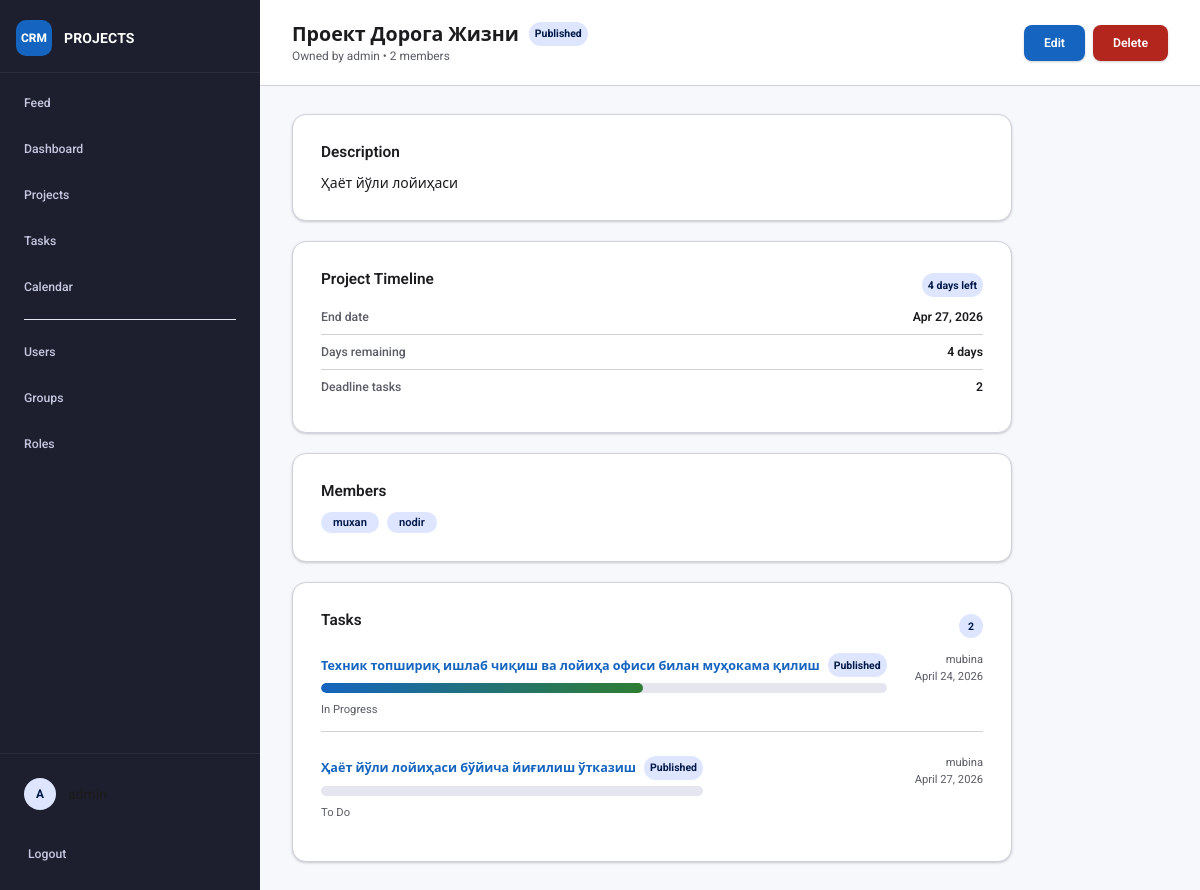
The app's page /projects/10/ (signed in) with its own data.
### projects/models.py (models this page shows, shortened)
class Project(models.Model):
    title = models.CharField(max_length=200)
    description = models.TextField(blank=True)
    owner = models.ForeignKey(User, on_delete=models.CASCADE, related_name="owned_projects")
    members = models.ManyToManyField(User, blank=True, related_name="projects")
    hidden = models.BooleanField(default=False)
    created_at = models.DateTimeField(auto_now_add=True)
    updated_at = models.DateTimeField(auto_now=True)
    class Meta:
        ordering = ["title"]
    @property
    def deadline(self):
        latest_task = self.tasks.filter(deadline__isnull=False).order_by("-deadline").first()
        return latest_task.deadline if latest_task else None
    @property
    def deadline_tasks_count(self):
        return self.tasks.filter(deadline__isnull=False).count()
    @property
    def days_until_deadline(self):
        if self.deadline is None:
            return None
        return (self.deadline - timezone.now().date()).days
    @property
    def deadline_label(self):
        if self.deadline is None:
            return "No deadline"
        days = self.days_until_deadline
        if days < 0:
            return f"Overdue by {self.deadline_days_remaining} days"
        if days == 0:
            return "Due today"
        if days == 1:
            return "1 day left"
        return f"{days} days left"

class Task(models.Model):
    title = models.CharField(max_length=200)
    description = models.TextField(blank=True)
    status = models.CharField(
        max_length=20,
        choices=TaskStatus.choices,
        default=TaskStatus.TODO,
    )
    deadline = models.DateField(null=True, blank=True)
    progress = models.IntegerField(default=0, validators=[MinValueValidator(0), MaxValueValidator(100)])
    project = models.ForeignKey(Project, on_delete=models.CASCADE, related_name="tasks")
    owner = models.ForeignKey(
        User,
        on_delete=models.SET_NULL,
        null=True,
        blank=True,
        related_name="owned_tasks",
    )
    executor = models.ForeignKey(
        User,
        on_delete=models.SET_NULL,
        null=True,
        blank=True,
        related_name="assigned_tasks",
    )
    co_executors = models.ManyToManyField(User, blank=True, related_name="supporting_tasks")
    hidden = models.BooleanField(default=False)
    created_at = models.DateTimeField(auto_now_add=True)
    updated_at = models.DateTimeField(auto_now=True)
    class Meta:
        ordering = ["deadline", "title"]
    @property
    def is_overdue(self):
        if not self.deadline:
            return False
        return self.status != TaskStatus.DONE and timezone.now().date() > self.deadline

### projects/views.py (the view)
# urls.py: path("projects/<int:pk>/", views.project_detail, name="project_detail"),
@login_required
def project_detail(request, pk):
    project = get_object_or_404(
        Project.objects.select_related("owner").prefetch_related("members", "tasks__executor", "tasks__co_executors"),
        pk=pk,
    )
    if not can_view_project(request.user, project):
        return forbidden_response(request, "You do not have access to view this project.")
    tasks = project.tasks.select_related("executor").prefetch_related("co_executors")
    if not (is_admin_role(request.user) or has_role(request.user, "content")):
        tasks = tasks.filter(hidden=False)
    for task in tasks:
        task.progress_width = max(0, min(100, task.progress or 0))
    return render(
        request,
        "projects/project_detail.html",
        {
            "project": project,
            "tasks": tasks,
            "can_edit_project": can_edit_project(request.user, project),
            "can_delete_project": can_delete_project(request.user, project),
            "show_visibility_status": is_admin_role(request.user),
        },
    )

### projects/current_user.py (called while the page is built)
def set_current_user(user):
    return _current_user.set(user)

def reset_current_user(token):
    _current_user.reset(token)

### projects/views.py (called while the page is built, shortened)
def has_role(user, role_name):
    if not user.is_authenticated:
        return False
    return user.roles.filter(name__iexact=role_name).exists() or user.is_superuser

def is_admin_role(user):
    return has_role(user, "admin")

def can_edit_project(user, project):
    if not user.is_authenticated:
        return False
    if project.owner_id == user.id:
        return True
    if is_admin_role(user):
        return True
    return has_role(user, "content") or has_role(user, "pm")

def can_delete_project(user, project):
    if not user.is_authenticated:
        return False
    if project.owner_id == user.id:
        return True
    return is_admin_role(user)

def can_view_project(user, project):
    if not user.is_authenticated:
        return False
    if is_admin_role(user) or has_role(user, "content"):
        return True

### projects/templates/projects/project_detail.html
{% extends "projects/base.html" %}
{% block page_header %}
<div class="page-header">
    <div>
        <h1 style="display:flex; align-items:center; gap:10px; flex-wrap:wrap;">{{ project.title }}{% if show_visibility_status %}<span class="badge{% if project.hidden %} badge-danger{% endif %}">{{ project.hidden|yesno:"Hidden,Published" }}</span>{% endif %}</h1>
        <p class="subtitle" style="margin:0; font-size:0.85rem; color:var(--md-on-surface-muted);">Owned by {{ project.owner.username }} &bull; {{ project.members.count }} members</p>
    </div>
    <div class="page-actions">
        {% if can_edit_project %}
            <a class="button" href="{% url 'project_update' project.pk %}">Edit</a>
        {% endif %}
        {% if can_delete_project %}
            <a class="button danger" href="{% url 'project_delete' project.pk %}">Delete</a>
        {% endif %}
    </div>
</div>
{% endblock %}
{% block content %}
    <section class="card-section">
        <h2>Description</h2>
        <div class="rich-text-content">{{ project.description|default:'No description provided.'|safe }}</div>
    </section>
    <section class="card-section">
        <div class="section-header">
            <h2>Project Timeline</h2>
            <span class="badge {% if project.days_until_deadline is not None and project.days_until_deadline < 0 %}badge-danger{% endif %}">{{ project.deadline_label }}</span>
        </div>
        <div class="info-row">
            <span class="label">End date</span>
            <span class="value">{% if project.deadline %}{{ project.deadline|date:"M d, Y" }}{% else %}Not set{% endif %}</span>
        </div>
        <div class="info-row">
            <span class="label">Days remaining</span>
            <span class="value">
                {% if project.days_until_deadline is not None %}
                    {% if project.days_until_deadline < 0 %}
                        Overdue by {{ project.deadline_days_remaining }} days
                    {% elif project.days_until_deadline == 0 %}
                        Today
                    {% else %}
                        {{ project.days_until_deadline }} days
                    {% endif %}
                {% else %}
                    —
                {% endif %}
            </span>
        </div>
        <div class="info-row">
            <span class="label">Deadline tasks</span>
            <span class="value">{{ project.deadline_tasks_count }}</span>
        </div>
    </section>
    <section class="card-section">
        <h2>Members</h2>
        <div class="avatar-list">
            {% for member in project.members.all %}
            <span class="avatar-item">{{ member.username }}</span>
            {% empty %}
            <p>No members assigned.</p>
            {% endfor %}
        </div>
    </section>
    <section class="card-section">
        <div class="section-header">
            <h2>Tasks</h2>
            <span class="badge">{{ tasks.count }}</span>
        </div>
        {% if tasks %}
        <div class="task-summary-list">
            {% for task in tasks %}
            <article class="task-summary">
                <div>
                    <h3 style="display:flex; align-items:center; gap:8px; flex-wrap:wrap;"><a href="{% url 'task_detail' task.pk %}">{{ task.title }}</a>{% if show_visibility_status %}<span class="badge{% if task.hidden %} badge-danger{% endif %}">{{ task.hidden|yesno:"Hidden,Published" }}</span>{% endif %}</h3>
                    {% include "projects/_task_progress_bar.html" with progress=task.progress compact=True %}
                    <p>{{ task.get_status_display }}{% if task.is_overdue %} • <span class="overdue-label">Overdue</span>{% endif %}</p>
                </div>
                <div class="task-meta">
                    <span>{{ task.executor.username|default:'No executor' }}</span>
                    <span>{{ task.deadline|default:'No deadline' }}</span>
                </div>
            </article>
            {% endfor %}
        </div>
        {% else %}
        <p>No tasks yet.</p>
        {% endif %}
    </section>
{% endblock %}

### projects/templates/projects/base.html (shortened to what this page needs)
{% load static %}
{% load role_tags %}
<!DOCTYPE html>
<html lang="en">
<head>
    <link rel="stylesheet" href="{% static 'projects/css/style.css' %}" />
</head>
<body class="{% block body_class %}app-body{% endblock %}">
<div class="app-shell">
    {% block header %}
    <aside class="sidebar">
        <div class="sidebar-brand">
            <div class="brand-icon">CRM</div>
            <div>
                <div class="brand-title">PROJECTS</div>
            </div>
        </div>
        <nav class="sidebar-nav">
            <a class="sidebar-link" href="{% url 'home' %}">
                <span class="nav-label">Feed</span>
            </a>
            <a class="sidebar-link" href="{% url 'dashboard' %}">
                <span class="nav-label">Dashboard</span>
            </a>
            <a class="sidebar-link" href="{% url 'project_list' %}">
                <span class="nav-label">Projects</span>
            </a>
            <a class="sidebar-link" href="{% url 'task_list' %}">
                <span class="nav-label">Tasks</span>
            </a>
            <a class="sidebar-link" href="{% url 'calendar' %}">
                <span class="nav-label">Calendar</span>
            </a>
            {% if user.is_staff or user.is_superuser or user|has_role:'admin' %}
                <div class="nav-divider" style="height: 1px; background: var(--md-surface-variant); margin: 8px 16px;"></div>
                <a class="sidebar-link" href="{% url 'user_list' %}">
                    <span class="nav-label">Users</span>
                </a>
                <a class="sidebar-link" href="{% url 'group_list' %}">
                    <span class="nav-label">Groups</span>
                </a>
                <a class="sidebar-link" href="{% url 'role_list' %}">
                    <span class="nav-label">Roles</span>
                </a>
            {% endif %}
        </nav>
        <div class="sidebar-footer" style="margin-top: auto; padding: 12px;">
            {% if user.is_authenticated %}
                <div class="user-info" style="padding: 12px; display: flex; align-items: center; gap: 12px; margin-bottom: 8px;">
                    <div class="user-avatar" style="width: 32px; height: 32px; border-radius: 16px; background: var(--md-primary-container); display: flex; align-items: center; justify-content: center; font-weight: 700;">{{ user.username|first|upper }}</div>
                    <span style="font-weight: 500;">{{ user.username }}</span>
                </div>
                <a class="sidebar-link" href="{% url 'logout' %}" style="height: 48px;">Logout</a>
            {% else %}
                <a class="sidebar-link" href="{% url 'login' %}">Login</a>
            {% endif %}
        </div>
    </aside>
    {% endblock %}
    <div class="workspace">
        {% block page_header %}{% endblock %}
        <main class="workspace-content">
            <div class="container page-container">
                {% block content %}{% endblock %}
            </div>
        </main>
    </div>
</div>
</body>
</html>

### projects/templates/projects/_task_progress_bar.html (shortened to what this page needs)
<div class="task-progress-widget{% if compact %} task-progress-widget--compact{% endif %}" data-task-progress-widget data-progress="{{ progress }}">
    <div class="task-progress-track">
        <div class="task-progress-fill" data-task-progress-fill style="width: {{ progress }}%;"></div>
    </div>
</div>

### records on screen
Project: title "Проект Дорога Жизни", hidden "Published", owner.username "admin", members.count "2", description "Ҳаёт йўли лойиҳаси", deadline_label "4 days left", deadline "Apr 27, 2026", days_until_deadline "4", deadline_tasks_count "2"
Task: title "Техник топшириқ ишлаб чиқиш ва лойиҳа офиси билан муҳокама қилиш", hidden "Published", {{ progress }} 57 (drawn), status "In Progress", executor.username "mubina", deadline "April 24, 2026"
Task: title "Ҳаёт йўли лойиҳаси бўйича йиғилиш ўтказиш", hidden "Published", status "To Do", executor.username "mubina", deadline "April 27, 2026"

### other values on screen
{{ user.username|first|upper }} "A"
{{ member.username }} "muxan"
{{ member.username }} "nodir"
{{ tasks.count }} "2"
